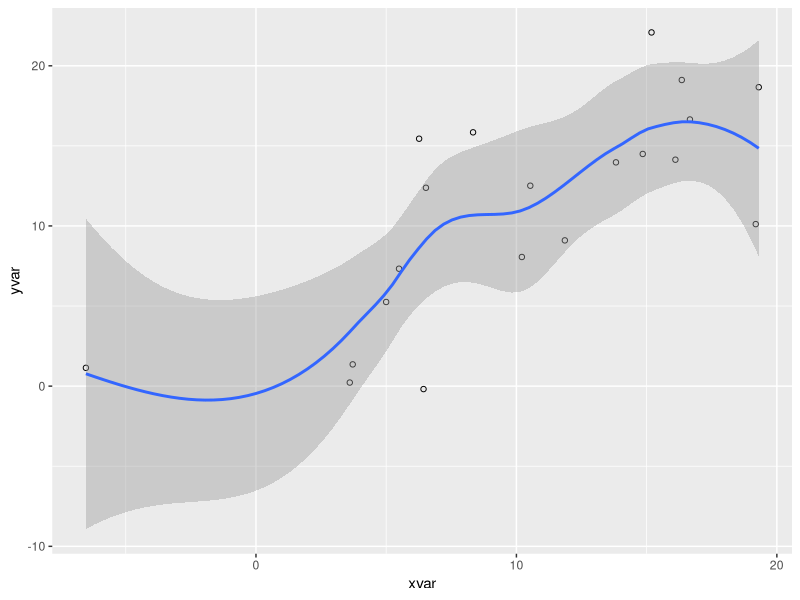

Generate this figure with R:
## ---- chunk 1
#| code-fold: true
summary(cars)
## ---- chunk 2
#| label: fig-pressure
#| fig-cap: "Pressure"
#| code-fold: true

library(ggplot2)

dat <- data.frame(cond = rep(c("A", "B"), each=10),
                  xvar = 1:20 + rnorm(20,sd=3),
                  yvar = 1:20 + rnorm(20,sd=3))

ggplot(dat, aes(x=xvar, y=yvar)) +
    geom_point(shape=1) + 
    geom_smooth() 
## ---- chunk 3
knitr::kable(head(ggplot2::diamonds))
